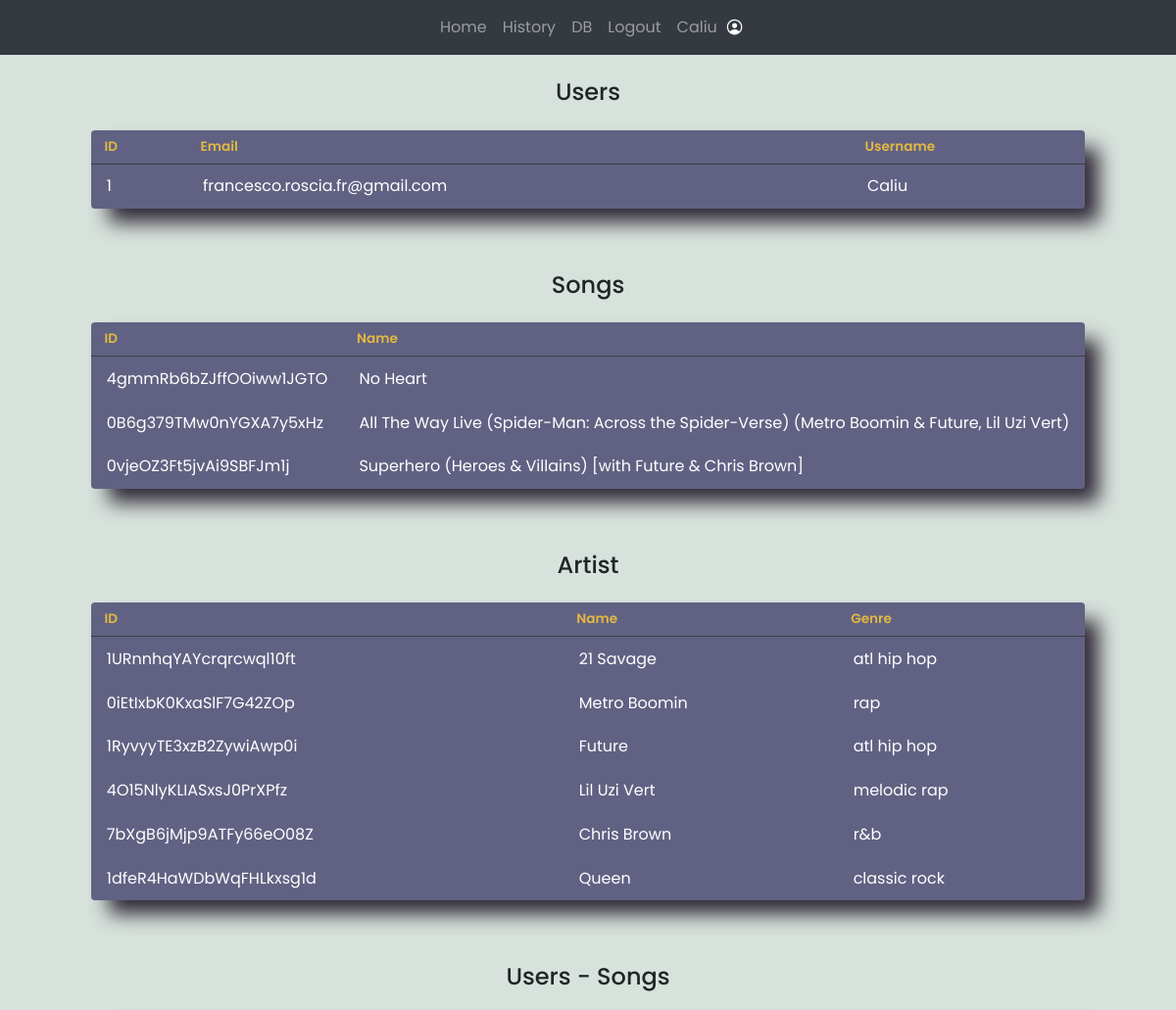
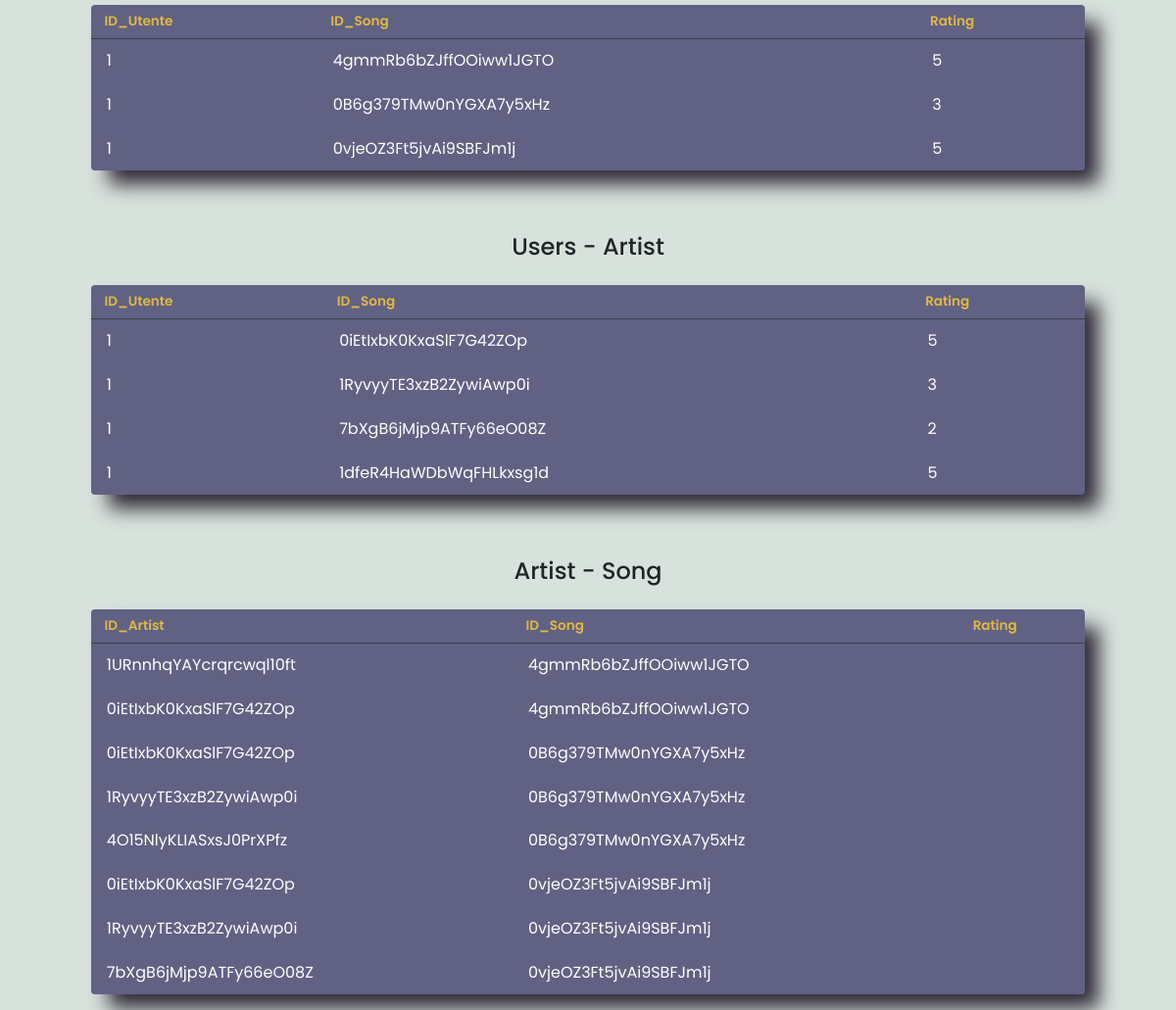
The app's page /provadb (signed in) with its own data (2 pictures, top to bottom).
### website/models.py (models this page shows)
class User(db.Model, UserMixin):
    id = db.Column(db.Integer, primary_key=True)
    email = db.Column(db.String(150), unique=True)
    password = db.Column(db.String(150))
    username = db.Column(db.String(150), unique=True)

class Song(db.Model):
    id = db.Column(db.String(150), primary_key=True)
    name = db.Column(db.String(150))

class Artist(db.Model):
    id = db.Column(db.String(150), primary_key=True)
    name = db.Column(db.String(150))
    genre = db.Column(db.String(150))

### tables this page shows
CREATE TABLE user_song_rating (
	user_id INTEGER NOT NULL, 
	song_id VARCHAR(150) NOT NULL, 
	rating INTEGER, 
	PRIMARY KEY (user_id, song_id), 
	FOREIGN KEY(user_id) REFERENCES user (id), 
	FOREIGN KEY(song_id) REFERENCES song (id)
);

CREATE TABLE user_artist_rating (
	user_id INTEGER NOT NULL, 
	artist_id VARCHAR(150) NOT NULL, 
	rating INTEGER, 
	PRIMARY KEY (user_id, artist_id), 
	FOREIGN KEY(user_id) REFERENCES user (id), 
	FOREIGN KEY(artist_id) REFERENCES artist (id)
);

CREATE TABLE song_artist_association (
	song_id VARCHAR(150) NOT NULL, 
	artist_id VARCHAR(150) NOT NULL, 
	PRIMARY KEY (song_id, artist_id), 
	FOREIGN KEY(song_id) REFERENCES song (id), 
	FOREIGN KEY(artist_id) REFERENCES artist (id)
);

### website/views.py (the view)
@views.route('/provadb', methods=['GET']) #just for checking the date inside of the DB
def provadb():
    users = User.query.all()
    songs = Song.query.all()
    artists = Artist.query.all()
    user_song = db.session.query(user_song_rating)
    user_artist = db.session.query(user_artist_rating)
    artist_song = db.session.query(song_artist_association_table)
    return render_template("provadb.html.j2", user=current_user, list_user=users, songs = songs, artists=artists, user_song = user_song, user_artist = user_artist, artist_songs=artist_song)

### website/__init__.py (called while the page is built)
def create_app():
    app = Flask(__name__)
    app.config['SECRET_KEY'] = 'chiaveSegretaMaturita'
    app.config['SQLALCHEMY_DATABASE_URI'] = f'sqlite:///{DB_NAME}'
    db.init_app(app)
    from .views import views
    from .auth import auth
    app.register_blueprint(views, url_prefix='/')
    app.register_blueprint(auth, url_prefix='/')
    from .models import User
    with app.app_context():
        db.create_all()
    login_manager = LoginManager()
    login_manager.login_view = 'auth.login'
    login_manager.init_app(app)
    @login_manager.user_loader
    def load_user(id):
        return User.query.get(int(id))
    return app

### website/templates/provadb.html.j2 (shortened to what this page needs)
{% extends "base.html.j2" %}
{% block content %}
{% if user.username == "Caliu" %}
    <br>
    <table>
    <center><h4>Users</h4></center>
    <th>ID</th><th>Email</th><th>Username</th>
    {% for single_user in list_user %}
    <tr><td>{{single_user.id}}</td><td>{{single_user.email}}</td><td>{{single_user.username}}</td></tr>
    {% endfor %}
    </table>
    <br><br>
    <table>
    <center><h4>Songs</h4></center>
    <th>ID</th><th>Name</th>
    {% for song in songs %}
    <tr><td>{{song.id}}</td><td>{{song.name}}</td></tr>
    {% endfor %}
    </table>
    <br><br>
    <table>
    <center><h4>Artist</h4></center>
    <th>ID</th><th>Name</th><th>Genre</th>
    {% for artist in artists %}
    <tr><td>{{artist.id}}</td><td>{{artist.name}}</td><td>{{artist.genre}}</td></tr>
    {% endfor %}
    </table>
    <br><br>
    <table>
    <center><h4>Users - Songs</h4></center>
    <th>ID_Utente</th><th>ID_Song</th><th>Rating</th>
    {% for user_rate_song in user_song %}
    <tr><td>{{user_rate_song.user_id}}</td><td>{{user_rate_song.song_id}}</td><td>{{user_rate_song.rating}}</td></tr>
    {% endfor %}
    </table>
    <br><br>
    <table>
    <center><h4>Users - Artist</h4></center>
    <th>ID_Utente</th><th>ID_Song</th><th>Rating</th>
    {% for user_rate_artist in user_artist %}
    <tr><td>{{user_rate_artist.user_id}}</td><td>{{user_rate_artist.artist_id}}</td><td>{{user_rate_artist.rating}}</td></tr>
    {% endfor %}
    </table>
    <br><br>
    <table>
    <center><h4>Artist - Song</h4></center>
    <th>ID_Artist</th><th>ID_Song</th><th>Rating</th>
    {% for artist_song in artist_songs %}
    <tr><td>{{artist_song.artist_id}}</td><td>{{artist_song.song_id}}</td></tr>
    {% endfor %}
    </table>
{% endif %}
{% endblock %}

### website/templates/base.html.j2 (shortened to what this page needs)
<!DOCTYPE html>
<html lang="en">
<head>
    <link
      rel="stylesheet"
      href="https://stackpath.bootstrapcdn.com/bootstrap/4.4.1/css/bootstrap.min.css"
    />
    <link
      rel="stylesheet"
      href="https://stackpath.bootstrapcdn.com/font-awesome/4.7.0/css/font-awesome.min.css"
    />
</head>
<body>
    <nav class="navbar navbar-expand-lg navbar-dark bg-dark">
        <div class="collapse navbar-collapse" id="navbar">
            <div class="navbar-nav" style="align-items:center">
                {% if user.is_authenticated %}
                <a class="nav-item nav-link" id="home" href="/">Home</a>
                <a class="nav-item nav-link" id="history" href="/history">History</a>
                    {% if user.username == "Caliu" %}
                    <a class="nav-item nav-link" id="db" href="/provadb">DB</a>
                    {% endif %}
                <a class="nav-item nav-link" id="logout" href="/logout">Logout</a>
                <span class="nav-item nav-link" id="username-display-item" href="">{{ user.username }}</span>
                <ion-icon name="person-circle-outline" id="username-display-icon"></ion-icon>
                {% else %}
                <a class="nav-item nav-link" id="login" href="/login">Login</a>
                <a class="nav-item nav-link" id="signUp" href="/signup">Sign Up</a>
                {% endif %}
            </div>
        </div>
    </nav>
    <div class="container">
        {% block content %}
        {% endblock %}
    </div>
</body>
</html>

### website/templates/provadb.html.j2 (style rules this page uses)
.container { display: grid; justify-content: center; }
*, *:before, *:after { margin: 0; padding: 0; box-sizing: border-box; }
body { background: #D8E2DC; font-family: 'Open Sans', sans-serif; }
table { background: #616283; border-radius: 0.25em; border-collapse: collapse; margin: 1em; -webkit-box-shadow: 16px 16px 20px -2px rgba(46,40,54,1); -moz-box-shadow: 16px 16px 20px -2px rgba(46,40,54,1); box-shadow: 16px 16px 20px -2px rgba(46,40,54,1); }
th { border-bottom: 1px solid #364043; color: #E2B842; font-size: 0.85em; font-weight: 600; padding: 0.5em 1em; text-align: left; }
td { color: #fff; font-weight: 400; padding: 0.65em 1em; }

### website/templates/base.html.j2 (style rules this page uses)
* { font-family: 'poppins',sans-serif; }
ion-icon { color: #fff; font-size: 1.2em; top: 33.5%; }
.navbar-collapse { flex-direction: column; }

### records on screen
User: username "Caliu", id "1", email "francesco.roscia.fr@gmail.com"
Song: id "4gmmRb6bZJffOOiww1JGTO", name "No Heart"
Song: id "0B6g379TMw0nYGXA7y5xHz", name "All The Way Live (Spider-Man: Across the Spider-Verse) (Metro Boomin & Future, Lil Uzi Vert)"
Song: id "0vjeOZ3Ft5jvAi9SBFJm1j", name "Superhero (Heroes & Villains) [with Future & Chris Brown]"
Artist: id "1URnnhqYAYcrqrcwql10ft", name "21 Savage", genre "atl hip hop"
Artist: id "0iEtIxbK0KxaSlF7G42ZOp", name "Metro Boomin", genre "rap"
Artist: id "1RyvyyTE3xzB2ZywiAwp0i", name "Future", genre "atl hip hop"
Artist: id "4O15NlyKLIASxsJ0PrXPfz", name "Lil Uzi Vert", genre "melodic rap"
Artist: id "7bXgB6jMjp9ATFy66eO08Z", name "Chris Brown", genre "r&b"
Artist: id "1dfeR4HaWDbWqFHLkxsg1d", name "Queen", genre "classic rock"
user_song_rating: user_id "1", song_id "4gmmRb6bZJffOOiww1JGTO", rating "5"
user_song_rating: user_id "1", song_id "0B6g379TMw0nYGXA7y5xHz", rating "3"
user_song_rating: user_id "1", song_id "0vjeOZ3Ft5jvAi9SBFJm1j", rating "5"
user_artist_rating: user_id "1", artist_id "0iEtIxbK0KxaSlF7G42ZOp", rating "5"
user_artist_rating: user_id "1", artist_id "1RyvyyTE3xzB2ZywiAwp0i", rating "3"
user_artist_rating: user_id "1", artist_id "7bXgB6jMjp9ATFy66eO08Z", rating "2"
user_artist_rating: user_id "1", artist_id "1dfeR4HaWDbWqFHLkxsg1d", rating "5"
song_artist_association: artist_id "1URnnhqYAYcrqrcwql10ft", song_id "4gmmRb6bZJffOOiww1JGTO"
song_artist_association: artist_id "0iEtIxbK0KxaSlF7G42ZOp", song_id "4gmmRb6bZJffOOiww1JGTO"
song_artist_association: artist_id "0iEtIxbK0KxaSlF7G42ZOp", song_id "0B6g379TMw0nYGXA7y5xHz"
song_artist_association: artist_id "1RyvyyTE3xzB2ZywiAwp0i", song_id "0B6g379TMw0nYGXA7y5xHz"
song_artist_association: artist_id "4O15NlyKLIASxsJ0PrXPfz", song_id "0B6g379TMw0nYGXA7y5xHz"
song_artist_association: artist_id "0iEtIxbK0KxaSlF7G42ZOp", song_id "0vjeOZ3Ft5jvAi9SBFJm1j"
song_artist_association: artist_id "1RyvyyTE3xzB2ZywiAwp0i", song_id "0vjeOZ3Ft5jvAi9SBFJm1j"
song_artist_association: artist_id "7bXgB6jMjp9ATFy66eO08Z", song_id "0vjeOZ3Ft5jvAi9SBFJm1j"
